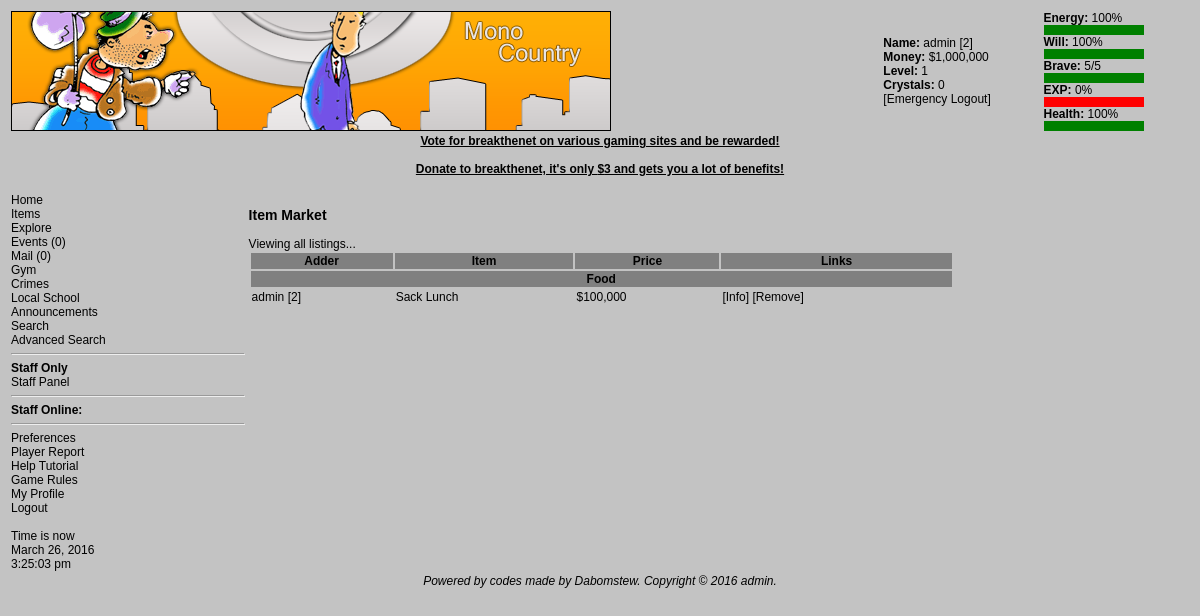
Page /itemmarket.php (signed in) on the committed database.
### tables this page shows
CREATE TABLE `itemmarket` (
  `imID` int(11) NOT NULL AUTO_INCREMENT,
  `imITEM` int(11) NOT NULL DEFAULT '0',
  `imADDER` int(11) NOT NULL DEFAULT '0',
  `imPRICE` int(11) NOT NULL DEFAULT '0',
  PRIMARY KEY (`imID`)
);

CREATE TABLE `itemtypes` (
  `itmtypeid` int(11) NOT NULL AUTO_INCREMENT,
  `itmtypename` varchar(255) NOT NULL DEFAULT '',
  PRIMARY KEY (`itmtypeid`)
);

CREATE TABLE `users` (
  `userid` int(11) NOT NULL AUTO_INCREMENT,
  `username` varchar(255) NOT NULL DEFAULT '',
  `userpass` varchar(255) NOT NULL DEFAULT '',
  `level` int(11) NOT NULL DEFAULT '0',
  `exp` decimal(11,4) NOT NULL DEFAULT '0.0000',
  `money` int(11) NOT NULL DEFAULT '0',
  `crystals` int(11) NOT NULL DEFAULT '0',
  `laston` int(11) NOT NULL DEFAULT '0',
  `lastip` varchar(255) NOT NULL DEFAULT '',
  `energy` int(11) NOT NULL DEFAULT '0',
  `will` int(11) NOT NULL DEFAULT '0',
  `maxwill` int(11) NOT NULL DEFAULT '0',
  `brave` int(11) NOT NULL DEFAULT '0',
  `maxbrave` int(11) NOT NULL DEFAULT '0',
  `maxenergy` int(11) NOT NULL DEFAULT '0',
  `hp` int(11) NOT NULL DEFAULT '0',
  `maxhp` int(11) NOT NULL DEFAULT '0',
  `lastrest_life` int(11) NOT NULL DEFAULT '0',
  `lastrest_other` int(11) NOT NULL DEFAULT '0',
  `location` int(11) NOT NULL DEFAULT '0',
  `hospital` int(11) NOT NULL DEFAULT '0',
  `jail` int(11) NOT NULL DEFAULT '0',
  `fedjail` int(11) NOT NULL DEFAULT '0',
  `user_level` int(11) NOT NULL DEFAULT '1',
  `gender` enum('Male','Female') NOT NULL DEFAULT 'Male',
  `daysold` int(11) NOT NULL DEFAULT '0',
  `signedup` int(11) NOT NULL DEFAULT '0',
  `course` int(11) NOT NULL DEFAULT '0',
  `cdays` int(11) NOT NULL DEFAULT '0',
  `donatordays` int(11) NOT NULL DEFAULT '0',
  `email` varchar(255) NOT NULL DEFAULT '',
  `login_name` varchar(255) NOT NULL DEFAULT '',
  `display_pic` text NOT NULL,
  `duties` varchar(255) NOT NULL DEFAULT 'N/A',
  `bankmoney` int(11) NOT NULL DEFAULT '0',
  `cybermoney` int(11) NOT NULL DEFAULT '-1',
  `staffnotes` longtext NOT NULL,
  `mailban` int(11) NOT NULL DEFAULT '0',
  `mb_reason` varchar(255) NOT NULL DEFAULT '',
  `hospreason` varchar(255) NOT NULL DEFAULT '',
  `pass_salt` varchar(8) NOT NULL DEFAULT '',
  PRIMARY KEY (`userid`)
);

CREATE TABLE `items` (
  `itmid` int(11) NOT NULL AUTO_INCREMENT,
  `itmtype` int(11) NOT NULL DEFAULT '0',
  `itmname` varchar(255) NOT NULL DEFAULT '',
  `itmdesc` text NOT NULL,
  `itmbuyprice` int(11) NOT NULL DEFAULT '0',
  `itmsellprice` int(11) NOT NULL DEFAULT '0',
  `itmbuyable` int(11) NOT NULL DEFAULT '0',
  PRIMARY KEY (`itmid`)
);

### itemmarket.php (the view, shortened to what this page needs)
<?php
$userid = $_SESSION['userid'];
require "header.php";
global $c;
print "<h3>Item Market</h3>";
switch ($_GET['action'])
{
default:
    imarket_index();
    break;
}
function imarket_index()
{
    global $ir, $c, $userid, $h;
    print
            "Viewing all listings...
<table width=75%> <tr style='background:gray'> <th>Adder</th> <th>Item</th> <th>Price</th> <th>Links</th> </tr>";
    $q =
            mysql_query(
                    "SELECT im.*, i.*, u.*,it.* FROM itemmarket im LEFT JOIN items i ON im.imITEM=i.itmid LEFT JOIN users u ON u.userid=im.imADDER LEFT JOIN itemtypes it ON i.itmtype=it.itmtypeid ORDER BY i.itmtype, i.itmname ASC",
                    $c);
    $lt = "";
    while ($r = mysql_fetch_array($q))
    {
        if ($lt != $r['itmtypename'])
        {
            $lt = $r['itmtypename'];
            print
                    "\n<tr style='background: gray;'><th colspan=4>{$lt}</th></tr>";
        }
        if ($r['imADDER'] == $userid)
        {
            $link =
                    "[<a href='itemmarket.php?action=remove&ID={$r['imID']}'>Remove</a>]";
        }
        else
        {
            $link =
                    "[<a href='itemmarket.php?action=buy&ID={$r['imID']}'>Buy</a>] [<a href='itemmarket.php?action=gift1&ID={$r['imID']}'>Gift</a>]";
        }
        print
                "\n<tr> <td><a href='viewuser.php?u={$r['userid']}'>{$r['username']}</a> [{$r['userid']}]</td> <td>{$r['itmname']}</td> <td>\$"
                        . number_format($r['imPRICE'])
                        . "</td> <td>[<a href='iteminfo.php?ID={$r['itmid']}'>Info</a>] $link</td> </tr>";
    }
    print "</table>";
}

### css/game.css (style rules this page uses)
body { font-family: helvetica, arial, geneva, sans-serif; font-size: 9pt; color: black; scrollbar-base-color: #005B70; scrollbar-arrow-color: #F3960B; scrollbar-DarkShadow-Color: #000000; }
a:visited,a:active,a:hover,a:link { color: black; text-decoration: none; }
table,tr,td { font-family: helvetica, arial, geneva, sans-serif; font-size: 9pt; }

### rows in the picture
itemmarket: itemtypes.itmtypename "Food", users.username "admin", users.userid "2", items.itmname "Sack Lunch", imPRICE "100,000"

### other values in the picture
$u "admin"
$ir['userid'] "2"
$fm "$1,000,000"
$ir['level'] "1"
$ir['crystals'] "0"
$enperc "100"
$wiperc "100"
$ir['brave'] "5"
$ir['maxbrave'] "5"
$experc "0"
$hpperc "100"
